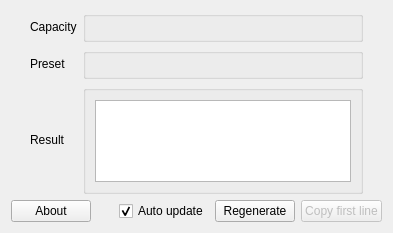
<?xml version="1.0" encoding="UTF-8"?>
<ui version="4.0">
 <class>GenPage</class>
 <widget class="QWidget" name="GenPage">
  <property name="geometry">
   <rect>
    <x>0</x>
    <y>0</y>
    <width>393</width>
    <height>233</height>
   </rect>
  </property>
  <layout class="QVBoxLayout" name="verticalLayout_2">
   <item>
    <layout class="QHBoxLayout" name="horizontalLayout">
     <item>
      <spacer name="horizontalSpacer">
       <property name="orientation">
        <enum>Qt::Horizontal</enum>
       </property>
       <property name="sizeHint" stdset="0">
        <size>
         <width>0</width>
         <height>20</height>
        </size>
       </property>
      </spacer>
     </item>
     <item>
      <layout class="QGridLayout" name="gridLayout">
       <item row="0" column="0">
        <widget class="QLabel" name="label_2">
         <property name="text">
          <string>Capacity</string>
         </property>
        </widget>
       </item>
       <item row="0" column="1">
        <widget class="pg::CapacityBox" name="gb_capacity">
         <property name="title">
          <string/>
         </property>
        </widget>
       </item>
       <item row="1" column="0">
        <widget class="QLabel" name="label_5">
         <property name="text">
          <string>Preset</string>
         </property>
        </widget>
       </item>
       <item row="1" column="1">
        <widget class="pg::PresetBox" name="gb_preset">
         <property name="title">
          <string/>
         </property>
        </widget>
       </item>
       <item row="2" column="0">
        <widget class="QLabel" name="label">
         <property name="text">
          <string>Result</string>
         </property>
        </widget>
       </item>
       <item row="2" column="1">
        <widget class="QGroupBox" name="groupBox">
         <property name="title">
          <string/>
         </property>
         <layout class="QVBoxLayout" name="verticalLayout">
          <item>
           <widget class="QPlainTextEdit" name="pte_out">
            <property name="readOnly">
             <bool>true</bool>
            </property>
            <property name="plainText">
             <string/>
            </property>
           </widget>
          </item>
         </layout>
        </widget>
       </item>
      </layout>
     </item>
     <item>
      <spacer name="horizontalSpacer_2">
       <property name="orientation">
        <enum>Qt::Horizontal</enum>
       </property>
       <property name="sizeHint" stdset="0">
        <size>
         <width>3</width>
         <height>20</height>
        </size>
       </property>
      </spacer>
     </item>
    </layout>
   </item>
   <item>
    <layout class="QHBoxLayout" name="horizontalLayout_2">
     <item>
      <widget class="QPushButton" name="pb_about">
       <property name="text">
        <string>About</string>
       </property>
      </widget>
     </item>
     <item>
      <spacer name="horizontalSpacer_3">
       <property name="orientation">
        <enum>Qt::Horizontal</enum>
       </property>
       <property name="sizeHint" stdset="0">
        <size>
         <width>40</width>
         <height>20</height>
        </size>
       </property>
      </spacer>
     </item>
     <item>
      <widget class="QCheckBox" name="cb_auto_update">
       <property name="text">
        <string>Auto update</string>
       </property>
       <property name="checked">
        <bool>true</bool>
       </property>
      </widget>
     </item>
     <item>
      <widget class="QPushButton" name="pb_regenerate">
       <property name="enabled">
        <bool>true</bool>
       </property>
       <property name="text">
        <string>Regenerate</string>
       </property>
      </widget>
     </item>
     <item>
      <widget class="QPushButton" name="pb_copy">
       <property name="enabled">
        <bool>false</bool>
       </property>
       <property name="toolTip">
        <string>&lt;html&gt;&lt;head/&gt;&lt;body&gt;&lt;p&gt;copy on clipboard&lt;/p&gt;&lt;/body&gt;&lt;/html&gt;</string>
       </property>
       <property name="text">
        <string>Copy first line</string>
       </property>
      </widget>
     </item>
    </layout>
   </item>
  </layout>
 </widget>
 <customwidgets>
  <customwidget>
   <class>pg::PresetBox</class>
   <extends>QGroupBox</extends>
   <header location="global">PresetBox.hpp</header>
   <container>1</container>
  </customwidget>
  <customwidget>
   <class>pg::CapacityBox</class>
   <extends>QGroupBox</extends>
   <header location="global">CapacityBox.hpp</header>
   <container>1</container>
  </customwidget>
 </customwidgets>
 <resources/>
 <connections/>
</ui>
